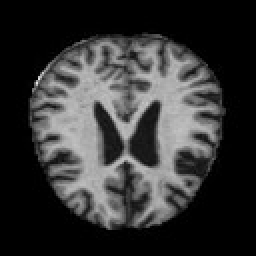
#> input picture Data/alzheimer/mild_137.jpg, 128 x 128 px, found by its file name (shown 2 times larger); its folder holds only this picture in this run
$ jupyter execute --allow-errors Neurodegenerative_Diseases_Classifier.ipynb   (older library calls are emulated)
#> lines starting #> are read from the running program, lines starting #| are printed output that depends on the picture
# **Preprocessing Pipeline**

## **Overview**
we have three categories:
- Normal
- Alzheimer's disease
- Parkinson's disease

We tested 23 preprocessing techniques and found that **Standard Histogram Equalization** gave the best results.

## **Data**
- 150 total brain scan images (50 from each class)
- All classes are balanced

## **Preprocessing Techniques Tested**
- **Contrast Enhancement**:
  - Standard Histogram Equalization (best)
  - Adaptive Histogram Equalization
  - CLAHE
- **Noise Reduction**:
  - Gaussian Blur
  - Bilateral Filtering
  - Median Filtering
  - Non-Local Means Denoising
- **Sharpening**:
  - Laplacian Filtering
  - Unsharp Masking
- **Combination methods** like Denoise + CLAHE + Sharpen

## **Evaluation Method**
- 5-fold cross-validation
- Random Forest classifier
- Metrics used: accuracy, precision, recall, F1-score, and training time
- Techniques ranked using a weighted scoring system

## **Best Technique: Standard Histogram Equalization**
This method improves contrast in brain images by spreading out the brightness levels. It makes it easier to see small differences and structures in the brain, which helps in identifying changes linked to Alzheimer’s and Parkinson’s.

### **Performance:**
- Cross-validation accuracy: 73.33%
- Test accuracy: 80.00%

[cell 1]
# Access Data

from google.colab import drive
drive.mount('/content/drive')

import os
import random
import time
import numpy as np
import cv2
import seaborn as sns
import matplotlib.pyplot as plt
from skimage import exposure, feature, transform, filters, restoration
import pandas as pd
from tqdm import tqdm
from sklearn.model_selection import train_test_split, KFold, cross_val_score, StratifiedKFold
from sklearn.ensemble import RandomForestClassifier, IsolationForest
from sklearn.metrics import accuracy_score, classification_report, confusion_matrix
from sklearn.preprocessing import LabelEncoder, StandardScaler
from imblearn.over_sampling import SMOTE
from collections import Counter

# Configuration
DATA_PATH = '/content/drive/MyDrive/MLData/Data'
SAMPLE_SIZE_PER_CLASS = 50    # Sample Per Class
K_FOLDS = 5                   # Number of folds
TEST_SIZE = 0.2               # 20% for testing
RANDOM_SEED = 42
IMAGE_SIZE = (64, 64)         # Standard size for all images

random.seed(RANDOM_SEED)
np.random.seed(RANDOM_SEED)

# Verify the folder exists
if not os.path.exists(DATA_PATH):
    raise FileNotFoundError(f"Data folder not found at {DATA_PATH}. Please check the path.")

# Function to load all images or a sample
def load_images(data_path, sample_size=None):

#> called with data_path = '/content/drive/MyDrive/MLData/Data', sample_size = 50
    classes = [d for d in os.listdir(data_path) if os.path.isdir(os.path.join(data_path, d))]
    image_paths = []
    labels = []

    print(f"Found {len(classes)} classes: {classes}")

    for class_name in classes:
        class_path = os.path.join(data_path, class_name)
        all_images = [f for f in os.listdir(class_path)
                      if f.lower().endswith(('.png', '.jpg', '.jpeg', '.bmp', '.tif', '.tiff'))]

        print(f"Class {class_name}: {len(all_images)} images")

        if sample_size is not None:
            # Sample images if sample_size is specified
            selected_images = random.sample(all_images, min(sample_size, len(all_images)))
        else:
            # Use all images
            selected_images = all_images

        for img_name in selected_images:
            image_paths.append(os.path.join(class_path, img_name))
            labels.append(class_name)

    print(f"Loaded total of {len(image_paths)} images from {len(classes)} classes")
    return image_paths, labels, classes

# Load images
try:
    image_paths, labels, class_names = load_images(DATA_PATH, SAMPLE_SIZE_PER_CLASS)
except Exception as e:
    print(f"Error loading images: {e}")
    raise

[cell 2]
# Preprocessing Techniques

def original_image(img):
    """No processing"""
    return img

# [25 lines left out: functions grayscale_conversion, enhance_contrast_clahe, not called in this run]

def standard_hist_equalization(img):
    """Standard Histogram Equalization"""
    if len(img.shape) == 3:
        ycrcb = cv2.cvtColor(img, cv2.COLOR_BGR2YCrCb)
        ycrcb[:,:,0] = cv2.equalizeHist(ycrcb[:,:,0])
        return cv2.cvtColor(ycrcb, cv2.COLOR_YCrCb2BGR)
    else:
        return cv2.equalizeHist(img)

# [17 lines left out: function adaptive_equalization, not called in this run]

def noise_reduction_gaussian(img):
    """Noise reduction with Gaussian Blur"""
    return cv2.GaussianBlur(img, (5, 5), 0)

# [6 lines left out: function noise_reduction_bilateral, not called in this run]

def noise_reduction_median(img):
    """Noise reduction with Median Filter (good for salt-and-pepper noise)"""
    return cv2.medianBlur(img, 5)

# [121 lines left out: functions noise_reduction_nlm, image_sharpening, image_sharpening_laplacian, gamma_correction, edge_enhancement, normalization and 13 more, not called in this run]

[cell 3]
# Preprocessing Pipeline with Cross-Validation

def process_and_evaluate_images(image_paths, labels, test_mode=False):

    # Define preprocessing techniques to test
#> called with test_mode = False
    techniques = {
        'Original': original_image,
        'CLAHE': enhance_contrast_clahe,
        'Hist Equalization': standard_hist_equalization,
        'Adaptive Equalization': adaptive_equalization,
        'Gaussian Blur': noise_reduction_gaussian,
        'Bilateral Filter': noise_reduction_bilateral,
        'Median Filter': noise_reduction_median,
        'NLM Denoising': noise_reduction_nlm,
        'Sharpen (Unsharp)': image_sharpening,
        'Sharpen (Laplacian)': image_sharpening_laplacian,
        'Gamma Correction': gamma_correction,
        'CLAHE + Sharpen': clahe_sharpen,
        'Denoise + CLAHE + Sharpen': denoise_clahe_sharpen,
        'Median + Sharpen': median_sharpen,
        'Edge Enhance + Sharpen': edge_enhance_sharpen,
        'Denoise + Normalize + CLAHE': denoise_normalize_clahe,
        'Gamma + CLAHE + Sharpen': gamma_clahe_sharpen,
        'CLAHE + Gamma + Sharpen': clahe_gamma_sharpen,
        'Median + CLAHE + Sharpen': median_clahe_sharpen,
        'Gaussian + CLAHE + Gamma': gaussian_clahe_gamma,
        'NLM + CLAHE + Unsharp': nlm_clahe_unsharp,
        'Normalize + Gamma + CLAHE': normalize_gamma_clahe,
        'Bilateral + Adaptive + Sharpen': bilateral_adaptive_sharpen,
        'CLAHE + Edge Enhance + Sharpen': clahe_edge_sharpen,
    }

    # If in test mode, use only a subset of techniques
    if test_mode:
        techniques = {k: techniques[k] for k in list(techniques.keys())[:5]}
        print(f"TEST MODE: Using only {len(techniques)} techniques")

    # Encode labels
    le = LabelEncoder()
    y = le.fit_transform(labels)

    results = []

    # Process images with each technique
    for name, preprocess_func in techniques.items():
        print(f"\nProcessing with {name}...")
        X = []
        processed_labels = []

        # Process each image
        for path, label in tqdm(zip(image_paths, labels), total=len(image_paths), desc=f"Processing {name}"):
            try:
                img = cv2.imread(path)
#> img is the input picture: shape (128, 128, 3); min 0, max 230, mean 52.2
                if img is None:
                    print(f"Warning: Could not read {path}")
                    continue

                # Apply preprocessing
                processed = preprocess_func(img)

                # Resize to standard size
                resized = cv2.resize(processed, IMAGE_SIZE)
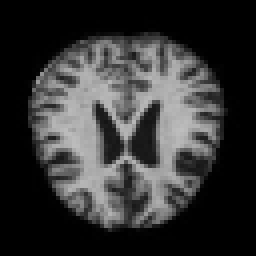
#> resized: shape (64, 64, 3) (shown 4 times larger); min 0, max 190, mean 52.2

                # Ensure image has correct dimensions
                if len(resized.shape) == 2:
                    resized = np.stack((resized,)*3, axis=-1)

                # Flatten for classifier
                X.append(resized.flatten())
                processed_labels.append(label)

            except Exception as e:
                print(f"Error processing {path} with {name}: {e}")
                continue

        if len(X) == 0:
            print(f"No images successfully processed with {name}. Skipping.")
            continue

        X = np.array(X)
        y_processed = le.transform(processed_labels)

        # Split data
        X_train, X_test, y_train, y_test = train_test_split(
            X, y_processed, test_size=TEST_SIZE, random_state=RANDOM_SEED, stratify=y_processed
        )

        # Train and evaluate with cross-validation
        clf = RandomForestClassifier(n_estimators=100, max_depth=None, random_state=RANDOM_SEED, n_jobs=-1)

        # Measure training time
        start_time = time.time()

        # Cross-validation for more robust evaluation
        cv = KFold(n_splits=K_FOLDS, shuffle=True, random_state=RANDOM_SEED)
        cv_scores = cross_val_score(clf, X_train, y_train, cv=cv, scoring='accuracy', n_jobs=-1)

        # Train on full training set
        clf.fit(X_train, y_train)
        training_time = time.time() - start_time

        # Evaluate on test set
        y_pred = clf.predict(X_test)
        test_accuracy = accuracy_score(y_test, y_pred)

        # Generate detailed metrics
        class_report = classification_report(y_test, y_pred, target_names=le.classes_, output_dict=True)
        conf_matrix = confusion_matrix(y_test, y_pred)

        # Store results
        result = {
            'technique': name,
            'cv_accuracy_mean': cv_scores.mean(),
            'cv_accuracy_std': cv_scores.std(),
            'test_accuracy': test_accuracy,
            'training_time': training_time,
            'precision': class_report['weighted avg']['precision'],
            'recall': class_report['weighted avg']['recall'],
            'f1_score': class_report['weighted avg']['f1-score']
        }

        results.append(result)

        # Print summary
        print(f"Cross-validation accuracy: {cv_scores.mean():.3f} ± {cv_scores.std():.3f}")
        print(f"Test accuracy: {test_accuracy:.3f}")
        print(f"Training time: {training_time:.2f}s")
        print("Classification Report:")
        print(classification_report(y_test, y_pred, target_names=le.classes_))

    return pd.DataFrame(results), le

# Process and evaluate all techniques
#> (the rest of this cell did not finish here and is left out)

[cell 4]
# Compare and Visualize Results

# [41 lines left out: function compare_techniques, not called in this run]

# Compare the techniques
#> (the rest of this cell did not finish here and is left out)

[cell 5]
# Show Images with Preproccessing

# [79 lines left out: function visualize_preprocessing_techniques, not called in this run]


# Test With an image
#> (the rest of this cell did not finish here and is left out)

[cell 6]
# Summary report

print("\n=== SUMMARY ===")
print(f"Total images analyzed: {len(image_paths)}")
print(f"Classes: {', '.join(class_names)}")
#> (the rest of this cell did not finish here and is left out)

[cell 7]
# Final Preprocessing

def final_preprocessing(image_paths):

    processed_images = []

    for path in tqdm(image_paths, desc="Applying final preprocessing"):
        try:
            img = cv2.imread(path)
            if img is None:
                print(f"Warning: Could not read {path}")
                continue

            # Apply your histogram equalization function
            equalized_img = standard_hist_equalization(img)
#> in standard_hist_equalization, `return cv2.cvtColor(ycrcb, cv2.COLOR_YCrCb2BGR)`:
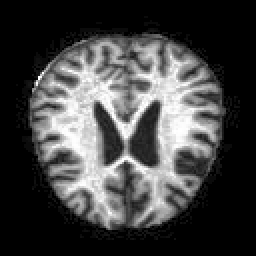
#> returned value: shape (128, 128, 3) (shown 2 times larger); min 0, max 255, mean 67.2

            # Resize to standard size
            resized_img = cv2.resize(equalized_img, IMAGE_SIZE)
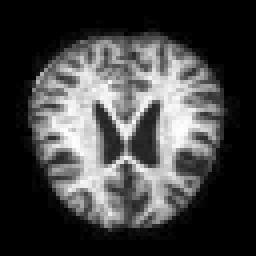
#> resized_img: shape (64, 64, 3) (shown 4 times larger); min 0, max 254, mean 67.3

            # Ensure correct dimensions
            if len(resized_img.shape) == 2:
                resized_img = np.stack((resized_img,) * 3, axis=-1)

            processed_images.append(resized_img)

        except Exception as e:
            print(f"Error processing {path}: {e}")
            continue

    return processed_images

[cell 8]
# Show Random Images Before and After Preprocessing

def show_random_comparison(image_paths, processed_images, num_images=5):

    assert len(image_paths) == len(processed_images), "Mismatch between image paths and processed images"
    assert num_images <= len(image_paths), "Requested more images than available"

    indices = random.sample(range(len(image_paths)), num_images)

    plt.figure(figsize=(num_images * 3, 6))

    for i, idx in enumerate(indices):
        # Read and convert original image
        original = cv2.imread(image_paths[idx])
        original_rgb = cv2.cvtColor(original, cv2.COLOR_BGR2RGB)

        # Convert processed image to RGB
        processed_rgb = cv2.cvtColor(processed_images[idx], cv2.COLOR_BGR2RGB)

        # Show original
        plt.subplot(2, num_images, i + 1)
        plt.imshow(original_rgb)
        plt.title("Original")
        plt.axis('off')

        # Show processed
        plt.subplot(2, num_images, i + 1 + num_images)
        plt.imshow(processed_rgb)
        plt.title("Processed")
        plt.axis('off')

    plt.tight_layout()
    plt.show()


# Show 7 Images Randomly Before and After Preprocessing

processed_images = final_preprocessing(image_paths)
#> processed_images = 2 items
#> (the rest of this cell did not finish here and is left out)


# **Feature Extraction**

- ## **First-Order Statistical Features**

  First-order statistical features capture the distribution of pixel intensities in the MRI image. These features are important because they can reveal overall brightness, contrast, and intensity variations that may indicate tissue abnormalities.

  Key first-order features include:
  - **Mean**: Average intensity, which can indicate overall brain density
  - **Standard Deviation**: Variation in intensity, which can reflect tissue heterogeneity
  - **Skewness**: Asymmetry of the intensity distribution
  - **Kurtosis**: "Peakedness" of the intensity distribution
  - **Entropy**: Measure of randomness or unpredictability in pixel values

  These features are particularly useful for detecting general changes in brain tissue composition that occur in neurodegenerative diseases.

- ## **Gray Level Co-occurrence Matrix (GLCM) Features**

  GLCM features are second-order statistical texture features that capture spatial relationships between pixels. These features are particularly valuable for neurodegenerative disease classification because they can detect subtle texture changes in brain tissue that may not be visible to the naked eye.

  The GLCM computes how often pairs of pixels with specific values occur in a specific spatial relationship. From this matrix, we can derive several important properties:

  - **Contrast**: Measures local variations in the GLCM
  - **Correlation**: Measures joint probability occurrence of specified pixel pairs
  - **Energy/ASM**: Provides the sum of squared elements in the GLCM
  - **Homogeneity**: Measures the closeness of the distribution of elements in the GLCM to its diagonal

  Research has shown that GLCM features can effectively differentiate between AD, PD, and normal brain tissues by capturing textural differences in regions like the hippocampus, thalamus, and cortical areas.

- ## **Local Binary Pattern (LBP) Features**

  Local Binary Pattern (LBP) is a powerful texture descriptor that characterizes the local structure of an image by comparing each pixel with its neighboring pixels. LBP is particularly useful for medical image analysis because:

  1. It's computationally efficient
  2. It's invariant to monotonic gray-level changes (which makes it robust to lighting variations)
  3. It can capture micro-patterns in the image

  For neurodegenerative disease classification, LBP can detect subtle texture changes in brain tissue that occur due to neurodegeneration. Studies have shown that LBP features can effectively differentiate between AD, PD, and normal brain tissues by capturing local texture patterns in regions like the hippocampus and cortical areas.

  We'll extract LBP histograms from the images, which will serve as a compact representation of the texture patterns present in the brain MRI scans.

- ### **Wavelet Features**

  Wavelet transform is a powerful technique for analyzing images at multiple scales and orientations. By decomposing an image into different frequency components, wavelets can capture both global and local texture information.

  For neurodegenerative disease classification, wavelet features are particularly valuable because:

  1. They can detect subtle changes in brain tissue texture at different scales
  2. They can capture directional information (horizontal, vertical, and diagonal details)
  3. They provide a compact representation of the image's texture

  Research has shown that wavelet features can effectively differentiate between AD, PD, and normal brain tissues by capturing multi-scale texture information in regions like the hippocampus, cortical areas, and subcortical structures.

  We'll use the Discrete Wavelet Transform (DWT) to decompose the image into approximation, horizontal, vertical, and diagonal coefficients, and then extract statistical features from these coefficients.

- ## **Edge and Gradient Features**

  Edge and gradient features capture important structural information in brain MRI scans by highlighting boundaries between different tissue types and anatomical structures. These features are valuable for neurodegenerative disease classification because:

  1. They can detect changes in brain structure boundaries that occur due to atrophy
  2. They can highlight subtle changes in tissue interfaces that may not be visible in the original image
  3. They provide information about the direction and magnitude of intensity changes

  For diseases like Alzheimer's and Parkinson's, changes in brain structure boundaries (such as ventricle enlargement or cortical thinning) are important diagnostic indicators. Edge and gradient features can help quantify these changes.

  We'll extract features like gradient magnitude statistics, Canny edge statistics, and Sobel filter responses to capture this structural information.

- ## **Gray Level Run Length Matrix (GLRLM) Features**

  Gray Level Run Length Matrix (GLRLM) is a texture analysis method that examines runs of pixels with the same gray level value in a specific direction. A run is defined as a set of consecutive pixels with the same gray level in a specific direction.

  GLRLM features are valuable for neurodegenerative disease classification because:

  1. They can capture patterns of homogeneous regions in the brain
  2. They provide information about the coarseness or fineness of texture
  3. They can detect subtle changes in tissue texture that occur due to neurodegeneration

  Studies have shown that GLRLM features can effectively differentiate between AD, PD, and normal brain tissues by capturing run-length based texture patterns in regions like the hippocampus, thalamus, and cortical areas.

  We'll extract features like Short Run Emphasis (SRE), Long Run Emphasis (LRE), and Run Length Non-uniformity (RLN) to capture this texture information.

# **Feature Extraction Pipeline**

we'll combine all the feature extraction methods into a single pipeline. This pipeline will:

1. Load each image from the dataset
2. Extract all the features we've defined
3. Combine them into a single feature vector
4. Save the results to a CSV file for further analysis

[cell 9]
# Data Loading

import os
import numpy as np
import pandas as pd
import matplotlib.pyplot as plt
from skimage import io, color, feature, filters, exposure, measure, img_as_ubyte
from skimage.feature import graycomatrix, graycoprops, local_binary_pattern
from skimage.transform import resize
import pywt
import cv2
from tqdm import tqdm
import warnings
warnings.filterwarnings('ignore')

# New Google Drive path (replaces local path)
base_path = "/content/drive/MyDrive/MLData/Data"

# Use the same classes
classes = ["alzheimer", "parkinson", "normal"]
class_paths = {cls: os.path.join(base_path, cls) for cls in classes}

# Function to load images
def load_image(image_path):
    # Load image
    img = io.imread(image_path)
#> img: shape (128, 128)

    # Convert to grayscale if it's RGB
    if len(img.shape) > 2:
        img = color.rgb2gray(img)

    # Ensure the image is in the correct format for feature extraction
    img = img_as_ubyte(img)

    return img

[cell 10]
def extract_first_order_features(image):
    """Extract first-order statistical features from an image."""
    # Flatten the image to get a 1D array of pixel values
    pixels = image.flatten()
#> pixels = 16384 values, max 230 at index 5266, min 0 at index 0, mean 52.15

    # Calculate basic statistics
    mean = np.mean(pixels)
#> mean = 52.15
    std = np.std(pixels)
#> std = 65.98

    # Calculate histogram
    hist, _ = np.histogram(pixels, bins=256, range=(0, 255))
#> hist = 256 values, max 7822 at index 0, min 0 at index 195, mean 64
    hist = hist / np.sum(hist)  # Normalize histogram
#> hist = 256 values, max 0.477 at index 0, min 0 at index 195, mean 0.00391

    # Calculate skewness
    skewness = np.sum(((pixels - mean) / std) ** 3) / len(pixels) if std > 0 else 0
#> skewness = 0.822

    # Calculate kurtosis
    kurtosis = np.sum(((pixels - mean) / std) ** 4) / len(pixels) if std > 0 else 0
#> kurtosis = 2.07

    # Calculate entropy
    entropy = -np.sum(hist * np.log2(hist + 1e-10))
#> entropy = 4.83

    # Calculate percentiles
    p10 = np.percentile(pixels, 10)
#> p10 = 0
    p25 = np.percentile(pixels, 25)
#> p25 = 0
    p75 = np.percentile(pixels, 75)
#> p75 = 108
    p90 = np.percentile(pixels, 90)
#> p90 = 168

    # Calculate range
    min_val = np.min(pixels)
#> min_val = 0
    max_val = np.max(pixels)
#> max_val = 230
    range_val = max_val - min_val
#> range_val = 230

    # Return as dictionary
    return {
        'mean': mean,
        'std': std,
        'skewness': skewness,
        'kurtosis': kurtosis,
        'entropy': entropy,
        'p10': p10,
        'p25': p25,
        'p75': p75,
        'p90': p90,
        'min': min_val,
        'max': max_val,
        'range': range_val
    }

[cell 11]
def extract_glcm_features(image, distances=[1, 3], angles=[0, np.pi/4, np.pi/2, 3*np.pi/4]):
    """Extract GLCM texture features from an image."""
    # Make sure image is in uint8 format with values 0-255
    if image.dtype != np.uint8:
        image = img_as_ubyte(image)

    # Rescale to fewer gray levels (e.g., 0-15)
    bins = 16  # Using 16 gray levels
    max_val = np.max(image)
#> max_val = 230

    # Ensure max value is less than bins
    if max_val >= bins:
        # Rescale image to 0-15
        img_quantized = np.uint8(np.floor(image.astype(float) * (bins-1) / 255.0))
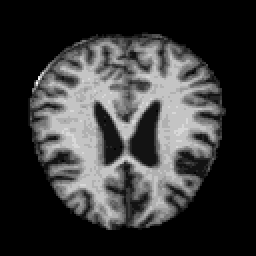
#> img_quantized: shape (128, 128) (shown 2 times larger); min 0, max 13, mean 2.84; drawn with min black and max white
    else:
        img_quantized = image

    # Calculate GLCM
    glcm = graycomatrix(img_quantized, distances=distances, angles=angles,
                        levels=bins, symmetric=True, normed=True)

    # Calculate GLCM properties
    contrast = graycoprops(glcm, 'contrast').mean()
#> contrast = 2.48
    dissimilarity = graycoprops(glcm, 'dissimilarity').mean()
#> dissimilarity = 0.761
#> (the rest of the program and of its run is left out)
